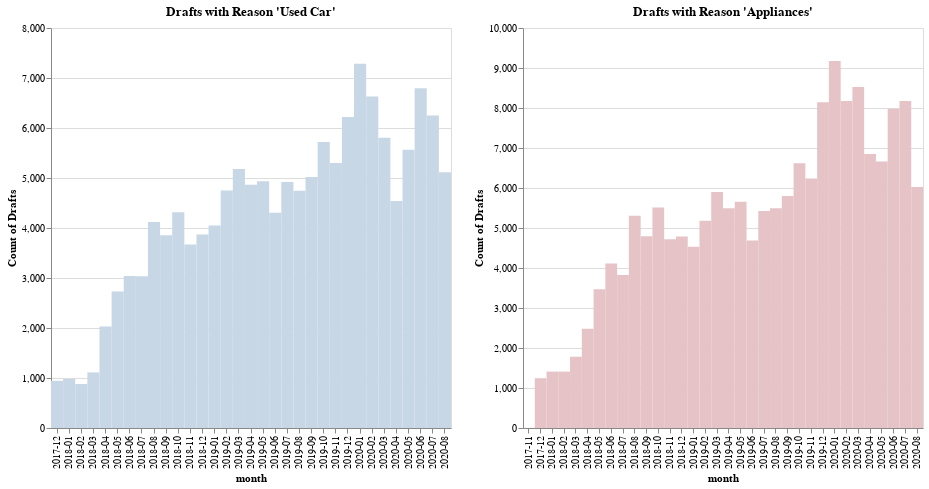

Write notebook code for a chart like this one.
### Code cell
all_reason_used_car_month.properties(
    title="Drafts with Reason 'Used Car'"
) | all_reason_appliances_month.properties(title="Drafts with Reason 'Appliances'")

### Figure 1 — Vega-Lite specification as saved in the notebook (floating-point values rounded to 4 significant figures)
{"config": {"view": {"continuousWidth": 400, "continuousHeight": 300}}, "hconcat": [{"data": {"name": "data-bc829fe37f2016abc5945bdc33dc23a7"}, "mark": {"type": "rect", "color": "#C8D7E5", "size": 5}, "encoding": {"tooltip": {"type": "quantitative", "field": "all_drafts"}, "x": {"type": "ordinal", "field": "month", "title": "month"}, "y": {"type": "quantitative", "field": "all_drafts", "sort": "x", "title": "Count of Drafts"}}, "height": 400, "title": "Drafts with Reason 'Used Car'", "width": 400}, {"data": {"name": "data-61345330d2348b991b46d2e7c5e9e669"}, "mark": {"type": "rect", "color": "#E5C3C7", "size": 5}, "encoding": {"tooltip": {"type": "quantitative", "field": "all_drafts"}, "x": {"type": "ordinal", "field": "month", "title": "month"}, "y": {"type": "quantitative", "field": "all_drafts", "sort": "x", "title": "Count of Drafts"}}, "height": 400, "title": "Drafts with Reason 'Appliances'", "width": 400}], "$schema": "https://vega.github.io/schema/vega-lite/v4.8.1.json", "datasets": {"data-bc829fe37f2016abc5945bdc33dc23a7": [{"month": "2017-12", "purpose_id": 13, "post_2018": false, "all_drafts": 944, "distinct_users": 638, "draft_volume": 657750000, "drafts_per_user": 1.48}, {"month": "2018-01", "purpose_id": 13, "post_2018": true, "all_drafts": 980, "distinct_users": 697, "draft_volume": 677750000, "drafts_per_user": 1.406}, {"month": "2018-02", "purpose_id": 13, "post_2018": true, "all_drafts": 879, "distinct_users": 666, "draft_volume": 523550000, "drafts_per_user": 1.32}, {"month": "2018-03", "purpose_id": 13, "post_2018": true, "all_drafts": 1112, "distinct_users": 827, "draft_volume": 664600000, "drafts_per_user": 1.345}, {"month": "2018-04", "purpose_id": 13, "post_2018": true, "all_drafts": 2029, "distinct_users": 1452, "draft_volume": 1189550000, "drafts_per_user": 1.397}, {"month": "2018-05", "purpose_id": 13, "post_2018": true, "all_drafts": 2731, "distinct_users": 1866, "draft_volume": 1484170000, "drafts_per_user": 1.464}, {"month": "2018-06", "purpose_id": 13, "post_2018": true, "all_drafts": 3040, "distinct_users": 2028, "draft_volume": 1634060000, "drafts_per_user": 1.499}, {"month": "2018-07", "purpose_id": 13, "post_2018": true, "all_drafts": 3036, "distinct_users": 2059, "draft_volume": 1621990000, "drafts_per_user": 1.475}, {"month": "2018-08", "purpose_id": 13, "post_2018": true, "all_drafts": 4120, "distinct_users": 2705, "draft_volume": 2237320000, "drafts_per_user": 1.523}, {"month": "2018-09", "purpose_id": 13, "post_2018": true, "all_drafts": 3856, "distinct_users": 2631, "draft_volume": 2229400000, "drafts_per_user": 1.466}, {"month": "2018-10", "purpose_id": 13, "post_2018": true, "all_drafts": 4317, "distinct_users": 2655, "draft_volume": 2396950000, "drafts_per_user": 1.626}, {"month": "2018-11", "purpose_id": 13, "post_2018": true, "all_drafts": 3671, "distinct_users": 2535, "draft_volume": 2042410000, "drafts_per_user": 1.448}, {"month": "2018-12", "purpose_id": 13, "post_2018": true, "all_drafts": 3872, "distinct_users": 2751, "draft_volume": 2124009000, "drafts_per_user": 1.407}, {"month": "2019-01", "purpose_id": 13, "post_2018": true, "all_drafts": 4048, "distinct_users": 2875, "draft_volume": 2295610000, "drafts_per_user": 1.408}, {"month": "2019-02", "purpose_id": 13, "post_2018": true, "all_drafts": 4751, "distinct_users": 3363, "draft_volume": 2420382300, "drafts_per_user": 1.413}, {"month": "2019-03", "purpose_id": 13, "post_2018": true, "all_drafts": 5179, "distinct_users": 3600, "draft_volume": 2440395000, "drafts_per_user": 1.439}, {"month": "2019-04", "purpose_id": 13, "post_2018": true, "all_drafts": 4865, "distinct_users": 3403, "draft_volume": 2295464900, "drafts_per_user": 1.43}, {"month": "2019-05", "purpose_id": 13, "post_2018": true, "all_drafts": 4934, "distinct_users": 3424, "draft_volume": 2778350000, "drafts_per_user": 1.441}, {"month": "2019-06", "purpose_id": 13, "post_2018": true, "all_drafts": 4303, "distinct_users": 2956, "draft_volume": 2348530000, "drafts_per_user": 1.456}, {"month": "2019-07", "purpose_id": 13, "post_2018": true, "all_drafts": 4918, "distinct_users": 3369, "draft_volume": 2667300000, "drafts_per_user": 1.46}, {"month": "2019-08", "purpose_id": 13, "post_2018": true, "all_drafts": 4743, "distinct_users": 3319, "draft_volume": 2584660000, "drafts_per_user": 1.429}, {"month": "2019-09", "purpose_id": 13, "post_2018": true, "all_drafts": 5021, "distinct_users": 3536, "draft_volume": 2668210000, "drafts_per_user": 1.42}, {"month": "2019-10", "purpose_id": 13, "post_2018": true, "all_drafts": 5720, "distinct_users": 4098, "draft_volume": 3074951000, "drafts_per_user": 1.396}, {"month": "2019-11", "purpose_id": 13, "post_2018": true, "all_drafts": 5302, "distinct_users": 3738, "draft_volume": 2922250000, "drafts_per_user": 1.418}, {"month": "2019-12", "purpose_id": 13, "post_2018": true, "all_drafts": 6221, "distinct_users": 4183, "draft_volume": 3020680000, "drafts_per_user": 1.487}, {"month": "2020-01", "purpose_id": 13, "post_2018": true, "all_drafts": 7284, "distinct_users": 4895, "draft_volume": 3602980800, "drafts_per_user": 1.488}, {"month": "2020-02", "purpose_id": 13, "post_2018": true, "all_drafts": 6629, "distinct_users": 4384, "draft_volume": 3243840000, "drafts_per_user": 1.512}, {"month": "2020-03", "purpose_id": 13, "post_2018": true, "all_drafts": 5807, "distinct_users": 3973, "draft_volume": 2927730000, "drafts_per_user": 1.462}, {"month": "2020-04", "purpose_id": 13, "post_2018": true, "all_drafts": 4541, "distinct_users": 3155, "draft_volume": 2337755000, "drafts_per_user": 1.439}, {"month": "2020-05", "purpose_id": 13, "post_2018": true, "all_drafts": 5567, "distinct_users": 3749, "draft_volume": 2956200000, "drafts_per_user": 1.485}, {"month": "2020-06", "purpose_id": 13, "post_2018": true, "all_drafts": 6793, "distinct_users": 4548, "draft_volume": 3548689000, "drafts_per_user": 1.494}, {"month": "2020-07", "purpose_id": 13, "post_2018": true, "all_drafts": 6251, "distinct_users": 4290, "draft_volume": 3084212000, "drafts_per_user": 1.457}, {"month": "2020-08", "purpose_id": 13, "post_2018": true, "all_drafts": 5116, "distinct_users": 3487, "draft_volume": 2655999000, "drafts_per_user": 1.467}], "data-61345330d2348b991b46d2e7c5e9e669": [{"month": "2017-11", "purpose_id": 12, "post_2018": false, "all_drafts": 3, "distinct_users": 1, "draft_volume": 300000, "drafts_per_user": 3.0}, {"month": "2017-12", "purpose_id": 12, "post_2018": false, "all_drafts": 1244, "distinct_users": 655, "draft_volume": 303095900, "drafts_per_user": 1.899}, {"month": "2018-01", "purpose_id": 12, "post_2018": true, "all_drafts": 1410, "distinct_users": 779, "draft_volume": 375630000, "drafts_per_user": 1.81}, {"month": "2018-02", "purpose_id": 12, "post_2018": true, "all_drafts": 1410, "distinct_users": 811, "draft_volume": 358870000, "drafts_per_user": 1.739}, {"month": "2018-03", "purpose_id": 12, "post_2018": true, "all_drafts": 1782, "distinct_users": 966, "draft_volume": 397650000, "drafts_per_user": 1.845}, {"month": "2018-04", "purpose_id": 12, "post_2018": true, "all_drafts": 2480, "distinct_users": 1445, "draft_volume": 636200000, "drafts_per_user": 1.716}, {"month": "2018-05", "purpose_id": 12, "post_2018": true, "all_drafts": 3469, "distinct_users": 1926, "draft_volume": 901706000, "drafts_per_user": 1.801}, {"month": "2018-06", "purpose_id": 12, "post_2018": true, "all_drafts": 4112, "distinct_users": 2167, "draft_volume": 1096850000, "drafts_per_user": 1.898}, {"month": "2018-07", "purpose_id": 12, "post_2018": true, "all_drafts": 3826, "distinct_users": 2196, "draft_volume": 976390000, "drafts_per_user": 1.742}, {"month": "2018-08", "purpose_id": 12, "post_2018": true, "all_drafts": 5305, "distinct_users": 2846, "draft_volume": 1423500000, "drafts_per_user": 1.864}, {"month": "2018-09", "purpose_id": 12, "post_2018": true, "all_drafts": 4796, "distinct_users": 2763, "draft_volume": 1272434100, "drafts_per_user": 1.736}, {"month": "2018-10", "purpose_id": 12, "post_2018": true, "all_drafts": 5512, "distinct_users": 2894, "draft_volume": 1479456000, "drafts_per_user": 1.905}, {"month": "2018-11", "purpose_id": 12, "post_2018": true, "all_drafts": 4718, "distinct_users": 2783, "draft_volume": 1247510000, "drafts_per_user": 1.695}, {"month": "2018-12", "purpose_id": 12, "post_2018": true, "all_drafts": 4786, "distinct_users": 2998, "draft_volume": 1245880000, "drafts_per_user": 1.596}, {"month": "2019-01", "purpose_id": 12, "post_2018": true, "all_drafts": 4533, "distinct_users": 2875, "draft_volume": 1212990100, "drafts_per_user": 1.577}, {"month": "2019-02", "purpose_id": 12, "post_2018": true, "all_drafts": 5179, "distinct_users": 3315, "draft_volume": 1323240000, "drafts_per_user": 1.562}, {"month": "2019-03", "purpose_id": 12, "post_2018": true, "all_drafts": 5898, "distinct_users": 3652, "draft_volume": 1489237000, "drafts_per_user": 1.615}, {"month": "2019-04", "purpose_id": 12, "post_2018": true, "all_drafts": 5492, "distinct_users": 3472, "draft_volume": 1316788000, "drafts_per_user": 1.582}, {"month": "2019-05", "purpose_id": 12, "post_2018": true, "all_drafts": 5659, "distinct_users": 3553, "draft_volume": 1507319600, "drafts_per_user": 1.593}, {"month": "2019-06", "purpose_id": 12, "post_2018": true, "all_drafts": 4685, "distinct_users": 3063, "draft_volume": 1233220800, "drafts_per_user": 1.53}, {"month": "2019-07", "purpose_id": 12, "post_2018": true, "all_drafts": 5427, "distinct_users": 3423, "draft_volume": 1382360000, "drafts_per_user": 1.585}, {"month": "2019-08", "purpose_id": 12, "post_2018": true, "all_drafts": 5492, "distinct_users": 3564, "draft_volume": 1518979000, "drafts_per_user": 1.541}, {"month": "2019-09", "purpose_id": 12, "post_2018": true, "all_drafts": 5803, "distinct_users": 3737, "draft_volume": 1579680000, "drafts_per_user": 1.553}, {"month": "2019-10", "purpose_id": 12, "post_2018": true, "all_drafts": 6621, "distinct_users": 4371, "draft_volume": 1847029300, "drafts_per_user": 1.515}, {"month": "2019-11", "purpose_id": 12, "post_2018": true, "all_drafts": 6236, "distinct_users": 4155, "draft_volume": 1701893000, "drafts_per_user": 1.501}, {"month": "2019-12", "purpose_id": 12, "post_2018": true, "all_drafts": 8142, "distinct_users": 5198, "draft_volume": 2036790800, "drafts_per_user": 1.566}, {"month": "2020-01", "purpose_id": 12, "post_2018": true, "all_drafts": 9176, "distinct_users": 5768, "draft_volume": 2458484800, "drafts_per_user": 1.591}, {"month": "2020-02", "purpose_id": 12, "post_2018": true, "all_drafts": 8173, "distinct_users": 5206, "draft_volume": 1996617000, "drafts_per_user": 1.57}, {"month": "2020-03", "purpose_id": 12, "post_2018": true, "all_drafts": 8527, "distinct_users": 5414, "draft_volume": 2118600600, "drafts_per_user": 1.575}, {"month": "2020-04", "purpose_id": 12, "post_2018": true, "all_drafts": 6852, "distinct_users": 4380, "draft_volume": 1719101800, "drafts_per_user": 1.564}, {"month": "2020-05", "purpose_id": 12, "post_2018": true, "all_drafts": 6663, "distinct_users": 4211, "draft_volume": 1761480000, "drafts_per_user": 1.582}, {"month": "2020-06", "purpose_id": 12, "post_2018": true, "all_drafts": 7982, "distinct_users": 5023, "draft_volume": 2026120000, "drafts_per_user": 1.589}, {"month": "2020-07", "purpose_id": 12, "post_2018": true, "all_drafts": 8172, "distinct_users": 5143, "draft_volume": 2019670000, "drafts_per_user": 1.589}, {"month": "2020-08", "purpose_id": 12, "post_2018": true, "all_drafts": 6028, "distinct_users": 3895, "draft_volume": 1506420000, "drafts_per_user": 1.548}]}}
